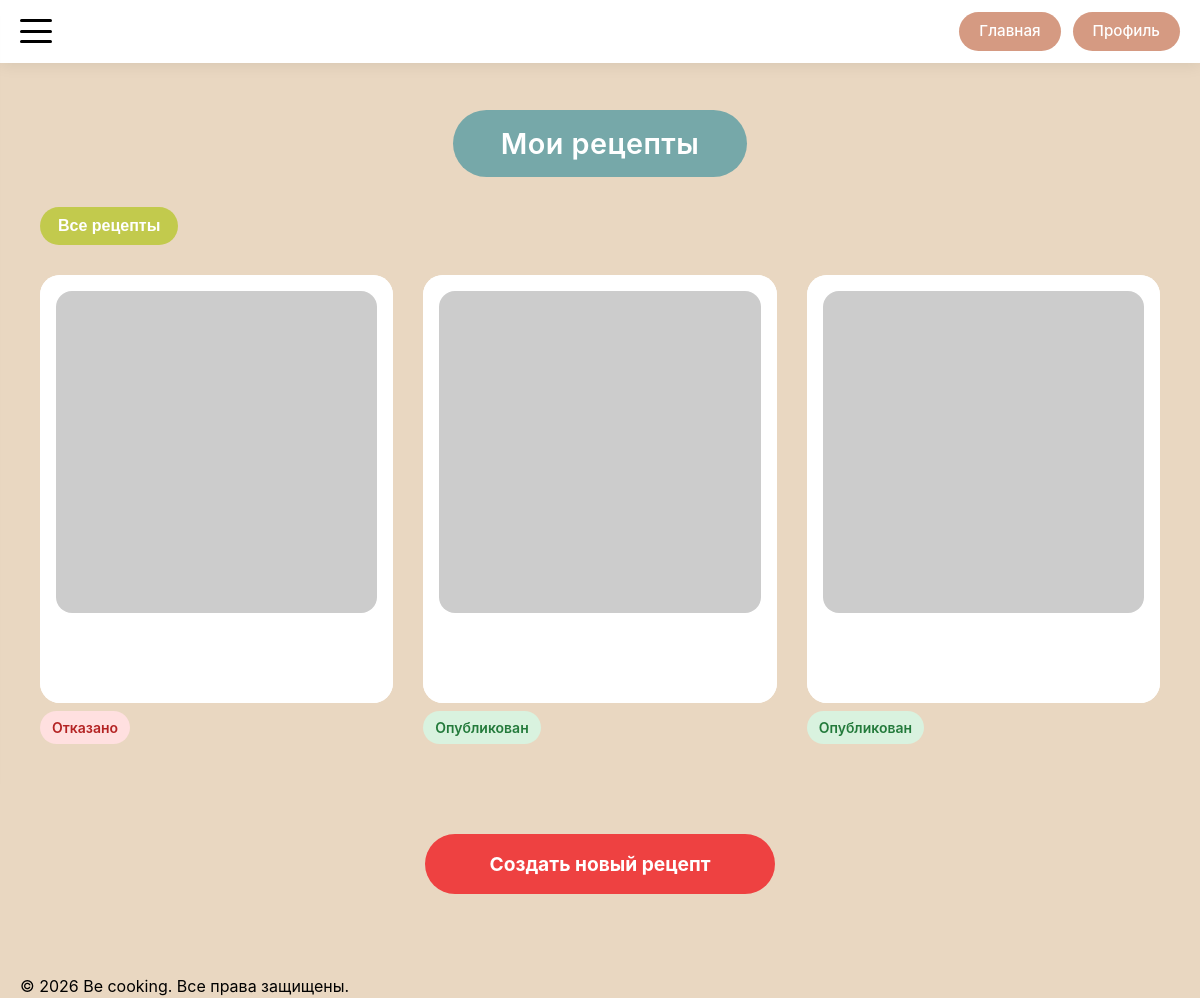
The app's page /my-recipes (signed in), older data.
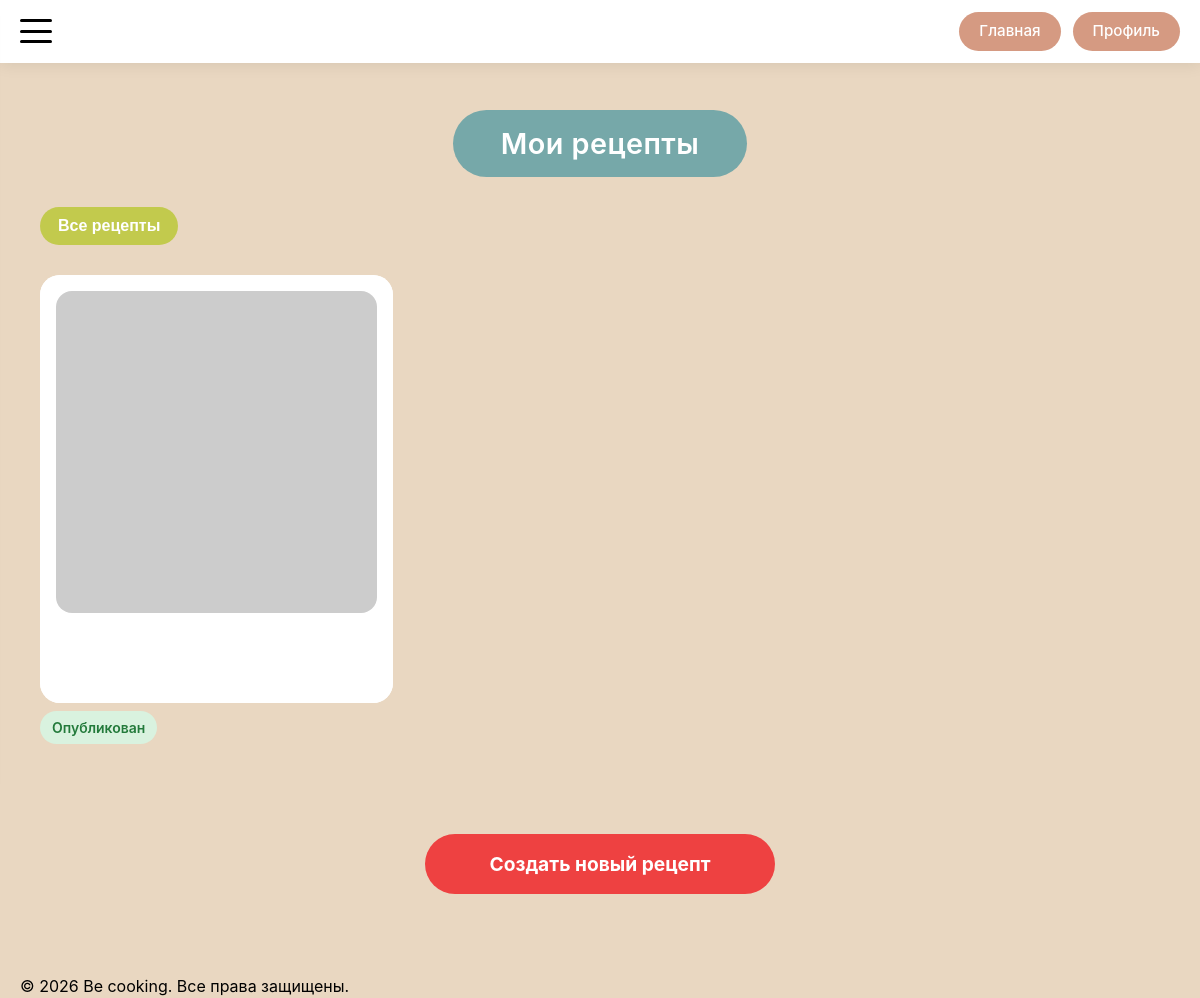
The same page, newer data.
### models.py (models this page shows)
class Recipe(db.Model):
    __tablename__ = 'recipe'
    id = db.Column(db.Integer, primary_key=True)
    title = db.Column(db.String(200), nullable=False)
    description = db.Column(db.Text)
    author_id = db.Column(db.Integer, db.ForeignKey('user.id'), nullable=False)
    status = db.Column(db.Enum(RecipeStatusEnum), nullable=False, default=RecipeStatusEnum.PENDING)
    created_at = db.Column(db.DateTime, default=datetime.utcnow)
    updated_at = db.Column(db.DateTime, default=datetime.utcnow, onupdate=datetime.utcnow)
    main_image_url = db.Column(db.String(300))
    ingredients = db.Column(db.JSON)  # В SQLAlchemy JSON может хранить массивы
    steps = db.relationship('RecipeStep', backref='recipe', lazy='dynamic', cascade='all, delete-orphan')
    comments = db.relationship('Comment', backref='recipe', lazy='dynamic', cascade='all, delete-orphan')
    notes = db.relationship('Note', backref='recipe', lazy='dynamic', cascade='all, delete-orphan')
    favorites = db.relationship('Favorite', backref='recipe', lazy='dynamic', cascade='all, delete-orphan')
    cart_items = db.relationship('CartItem', backref='recipe', lazy='dynamic', cascade='all, delete-orphan')

### routes/recipe_routes.py (the view, shortened to what this page needs)
@app.route('/my-recipes')
@login_required
def my_recipes():
    limit = request.args.get('limit', 9, type=int)
    offset = request.args.get('offset', 0, type=int)
    status = request.args.get('status')
    recipes_query = Recipe.query.filter_by(
        author_id=current_user.id
    )
    recipes_query = recipes_query.order_by(Recipe.created_at.desc())
    total = recipes_query.count()
    my_recipes = recipes_query.offset(offset).limit(limit).all()
    has_next = offset + limit < total
    has_prev = offset > 0
    status_labels = {
        'published': 'Опубликованные',
        'pending': 'На модерации',
        'rejected': 'Отклонённые'
    }
    return render_template(
        'my_recipes/my_recipes.html',
        my_recipes=my_recipes,
        limit=limit,
        offset=offset,
        has_next=has_next,
        has_prev=has_prev,
        current_status=status,
        status_labels=status_labels
    )

### app.py (called while the page is built)
@login_manager.user_loader
def load_user(user_id):
    return User.query.get(int(user_id))

@app.context_processor
def inject_enums():
    return dict(UserRoleEnum=UserRoleEnum)

### templates/my_recipes/my_recipes.html (shortened to what this page needs)
{% extends 'base/base.html' %}
{% block main_class %}my-recipes-main{% endblock %}
{% block container_class %}my-recipes-container{% endblock %}
{% block content %}
<div class="my-recipes-header-wrapper">
    <h1 class="my-recipes-title">Мои рецепты</h1>
</div>
<div class="my-recipes-filter-wrapper">
    <div class="dropdown">
        <button class="filter-status-btn" type="button">
            {% if current_status %}
            {{ status_labels[current_status] }}
            {% else %}
            Все рецепты
            {% endif %}
        </button>
    </div>
</div>
<div class="my-recipes-grid">
    {% for recipe in my_recipes %}
    <div class="my-recipe-card">
        {% with
        detail_endpoint = 'recipe_manage',
        item_id = recipe.id
        %}
        {% set card_name = recipe %}
        {% include 'components/_card.html' with context %}
        {% endwith %}
        {% if recipe.status.value == 'published' %}
        <div class="recipe-status recipe-status-published">Опубликован</div>
        {% elif recipe.status.value == 'pending' %}
        <div class="recipe-status recipe-status-pending">На модерации</div>
        {% elif recipe.status.value == 'rejected' %}
        <div class="recipe-status recipe-status-rejected">Отказано</div>
        {% endif %}
    </div>
    {% else %}
    <p>У вас нет рецептов с таким статусом</p>
    {% endfor %}
</div>
<div class="my-recipes-footer">
    <a href="{{ url_for('recipe_add') }}" class="create-recipe-btn-footer"
       style="text-decoration: none; display: inline-block;">
        Создать новый рецепт
    </a>
</div>
{% endblock %}

### templates/components/_card.html
{% if detail_endpoint == 'recipe_detail' or card_name == 'recipe' %}
<div class="card">
    <a href="{{ url_for(detail_endpoint, recipe_id=item_id) }}"
       class="card-link">
        <div class="card-inner">
            <div class="card-image">
                <img src="{{ recipe.main_image_url if (recipe and recipe.main_image_url) else 'https://placehold.co/400x300' }}"
                     alt="{{ recipe.title if recipe else 'Рецепт' }}">
            </div>
            <div class="card-text">{{ recipe.title if recipe else 'Рецепт' }}</div>
        </div>
    </a>
</div>
{% else %}
<div class="card">
    <a href="{{ url_for(detail_endpoint, chef_id=item_id) }}"
       class="card-link">
        <div class="card-inner">
            <div class="card-image">
                <img src="{{ image_url if image_url else 'https://placehold.co/400x300' }}"
                     alt="{{ title }}">
            </div>
            <div class="card-text">{{ title }}</div>
        </div>
    </a>
</div>
{% endif %}

Row changes from the older to the newer data that the page shows:
removed Recipe: status "Отказано"
no longer on this page (row edited): Recipe: status "Опубликован"
